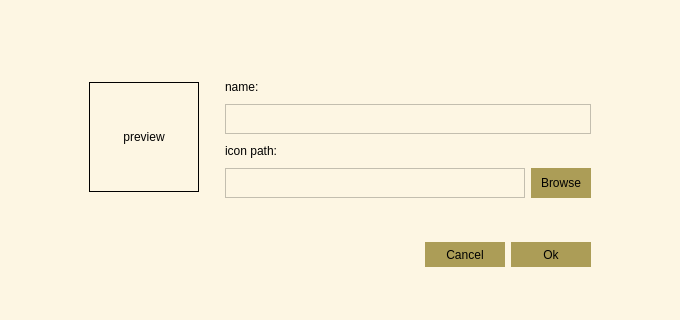
<?xml version="1.0" encoding="UTF-8"?>
<ui version="4.0">
 <class>NewLang</class>
 <widget class="QWidget" name="NewLang">
  <property name="geometry">
   <rect>
    <x>0</x>
    <y>0</y>
    <width>680</width>
    <height>320</height>
   </rect>
  </property>
  <property name="minimumSize">
   <size>
    <width>680</width>
    <height>320</height>
   </size>
  </property>
  <property name="maximumSize">
   <size>
    <width>16777215</width>
    <height>16777215</height>
   </size>
  </property>
  <property name="windowTitle">
   <string>Dialog</string>
  </property>
  <property name="styleSheet">
   <string notr="true">background-color:#FDF6E3;</string>
  </property>
  <layout class="QGridLayout" name="gridLayout">
   <item row="0" column="2">
    <spacer name="verticalSpacer">
     <property name="orientation">
      <enum>Qt::Vertical</enum>
     </property>
     <property name="sizeHint" stdset="0">
      <size>
       <width>20</width>
       <height>40</height>
      </size>
     </property>
    </spacer>
   </item>
   <item row="3" column="2">
    <spacer name="verticalSpacer_3">
     <property name="orientation">
      <enum>Qt::Vertical</enum>
     </property>
     <property name="sizeType">
      <enum>QSizePolicy::Fixed</enum>
     </property>
     <property name="sizeHint" stdset="0">
      <size>
       <width>20</width>
       <height>20</height>
      </size>
     </property>
    </spacer>
   </item>
   <item row="7" column="2">
    <spacer name="verticalSpacer_2">
     <property name="orientation">
      <enum>Qt::Vertical</enum>
     </property>
     <property name="sizeHint" stdset="0">
      <size>
       <width>20</width>
       <height>40</height>
      </size>
     </property>
    </spacer>
   </item>
   <item row="6" column="2">
    <spacer name="verticalSpacer_5">
     <property name="orientation">
      <enum>Qt::Vertical</enum>
     </property>
     <property name="sizeType">
      <enum>QSizePolicy::Fixed</enum>
     </property>
     <property name="sizeHint" stdset="0">
      <size>
       <width>20</width>
       <height>20</height>
      </size>
     </property>
    </spacer>
   </item>
   <item row="2" column="2">
    <widget class="QWidget" name="widget" native="true">
     <property name="minimumSize">
      <size>
       <width>0</width>
       <height>140</height>
      </size>
     </property>
     <property name="maximumSize">
      <size>
       <width>16777215</width>
       <height>140</height>
      </size>
     </property>
     <layout class="QGridLayout" name="gridLayout_2">
      <item row="0" column="1">
       <layout class="QHBoxLayout" name="horizontalLayout_2" stretch="0,0,0">
        <property name="spacing">
         <number>6</number>
        </property>
        <property name="sizeConstraint">
         <enum>QLayout::SetFixedSize</enum>
        </property>
        <item>
         <widget class="QLabel" name="preview">
          <property name="minimumSize">
           <size>
            <width>110</width>
            <height>110</height>
           </size>
          </property>
          <property name="maximumSize">
           <size>
            <width>110</width>
            <height>110</height>
           </size>
          </property>
          <property name="styleSheet">
           <string notr="true">border-style:solid;border-width:1px;</string>
          </property>
          <property name="text">
           <string>preview</string>
          </property>
          <property name="alignment">
           <set>Qt::AlignCenter</set>
          </property>
         </widget>
        </item>
        <item>
         <spacer name="horizontalSpacer">
          <property name="orientation">
           <enum>Qt::Horizontal</enum>
          </property>
          <property name="sizeType">
           <enum>QSizePolicy::Fixed</enum>
          </property>
          <property name="sizeHint" stdset="0">
           <size>
            <width>20</width>
            <height>20</height>
           </size>
          </property>
         </spacer>
        </item>
        <item>
         <layout class="QVBoxLayout" name="verticalLayout">
          <item>
           <widget class="QLabel" name="iconPath">
            <property name="text">
             <string>name:</string>
            </property>
           </widget>
          </item>
          <item>
           <widget class="QTextEdit" name="name">
            <property name="minimumSize">
             <size>
              <width>0</width>
              <height>30</height>
             </size>
            </property>
            <property name="maximumSize">
             <size>
              <width>16777215</width>
              <height>30</height>
             </size>
            </property>
           </widget>
          </item>
          <item>
           <widget class="QLabel" name="label_3">
            <property name="text">
             <string>icon path:</string>
            </property>
           </widget>
          </item>
          <item>
           <layout class="QHBoxLayout" name="horizontalLayout">
            <property name="sizeConstraint">
             <enum>QLayout::SetMinimumSize</enum>
            </property>
            <item>
             <widget class="QTextEdit" name="path">
              <property name="minimumSize">
               <size>
                <width>300</width>
                <height>30</height>
               </size>
              </property>
              <property name="maximumSize">
               <size>
                <width>16777215</width>
                <height>30</height>
               </size>
              </property>
              <property name="readOnly">
               <bool>true</bool>
              </property>
             </widget>
            </item>
            <item>
             <widget class="QPushButton" name="browse">
              <property name="sizePolicy">
               <sizepolicy hsizetype="Fixed" vsizetype="Fixed">
                <horstretch>0</horstretch>
                <verstretch>0</verstretch>
               </sizepolicy>
              </property>
              <property name="minimumSize">
               <size>
                <width>60</width>
                <height>30</height>
               </size>
              </property>
              <property name="maximumSize">
               <size>
                <width>16777215</width>
                <height>30</height>
               </size>
              </property>
              <property name="styleSheet">
               <string notr="true">QPushButton {
    border-style: none;
    background-color: #AC9D57;
}

QPushButton:hover {
    border-style: none;
    background-color: #8B7E44;
}</string>
              </property>
              <property name="text">
               <string>Browse</string>
              </property>
             </widget>
            </item>
           </layout>
          </item>
         </layout>
        </item>
       </layout>
      </item>
     </layout>
    </widget>
   </item>
   <item row="2" column="4">
    <spacer name="horizontalSpacer_3">
     <property name="orientation">
      <enum>Qt::Horizontal</enum>
     </property>
     <property name="sizeHint" stdset="0">
      <size>
       <width>40</width>
       <height>20</height>
      </size>
     </property>
    </spacer>
   </item>
   <item row="2" column="3">
    <spacer name="horizontalSpacer_4">
     <property name="orientation">
      <enum>Qt::Horizontal</enum>
     </property>
     <property name="sizeType">
      <enum>QSizePolicy::Fixed</enum>
     </property>
     <property name="sizeHint" stdset="0">
      <size>
       <width>40</width>
       <height>20</height>
      </size>
     </property>
    </spacer>
   </item>
   <item row="1" column="2">
    <spacer name="verticalSpacer_4">
     <property name="orientation">
      <enum>Qt::Vertical</enum>
     </property>
     <property name="sizeType">
      <enum>QSizePolicy::Fixed</enum>
     </property>
     <property name="sizeHint" stdset="0">
      <size>
       <width>20</width>
       <height>40</height>
      </size>
     </property>
    </spacer>
   </item>
   <item row="2" column="1">
    <spacer name="horizontalSpacer_2">
     <property name="orientation">
      <enum>Qt::Horizontal</enum>
     </property>
     <property name="sizeHint" stdset="0">
      <size>
       <width>40</width>
       <height>20</height>
      </size>
     </property>
    </spacer>
   </item>
   <item row="2" column="0">
    <spacer name="horizontalSpacer_5">
     <property name="orientation">
      <enum>Qt::Horizontal</enum>
     </property>
     <property name="sizeType">
      <enum>QSizePolicy::Fixed</enum>
     </property>
     <property name="sizeHint" stdset="0">
      <size>
       <width>40</width>
       <height>20</height>
      </size>
     </property>
    </spacer>
   </item>
   <item row="4" column="2">
    <widget class="QWidget" name="widget_2" native="true">
     <property name="minimumSize">
      <size>
       <width>0</width>
       <height>40</height>
      </size>
     </property>
     <layout class="QGridLayout" name="gridLayout_3">
      <item row="0" column="2">
       <widget class="QPushButton" name="OK">
        <property name="minimumSize">
         <size>
          <width>80</width>
          <height>25</height>
         </size>
        </property>
        <property name="maximumSize">
         <size>
          <width>80</width>
          <height>25</height>
         </size>
        </property>
        <property name="styleSheet">
         <string notr="true">QPushButton {
    border-style: none;
    background-color: #AC9D57;
}

QPushButton:hover {
    border-style: none;
    background-color: #8B7E44;
}</string>
        </property>
        <property name="text">
         <string>Ok</string>
        </property>
       </widget>
      </item>
      <item row="0" column="1">
       <widget class="QPushButton" name="cancel">
        <property name="minimumSize">
         <size>
          <width>80</width>
          <height>25</height>
         </size>
        </property>
        <property name="maximumSize">
         <size>
          <width>80</width>
          <height>25</height>
         </size>
        </property>
        <property name="styleSheet">
         <string notr="true">QPushButton {
    border-style: none;
    background-color: #AC9D57;
}

QPushButton:hover {
    border-style: none;
    background-color: #8B7E44;
}</string>
        </property>
        <property name="text">
         <string>Cancel</string>
        </property>
       </widget>
      </item>
      <item row="0" column="0">
       <spacer name="horizontalSpacer_6">
        <property name="orientation">
         <enum>Qt::Horizontal</enum>
        </property>
        <property name="sizeHint" stdset="0">
         <size>
          <width>40</width>
          <height>20</height>
         </size>
        </property>
       </spacer>
      </item>
     </layout>
    </widget>
   </item>
  </layout>
 </widget>
 <resources/>
 <connections/>
</ui>
